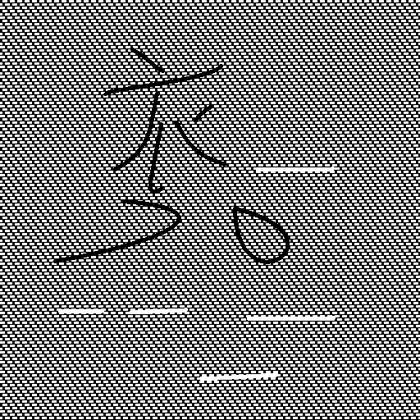
%> input picture wnn/wavelet/moban.bmp, 420 x 420 px, shrunk from 512 x 512 before the run
$ octave --eval "result = mysvd('../wavelet/moban.bmp');"   (GNU Octave 9; MATLAB toolbox functions it lacks are replaced by stand-ins)
%> lines starting %> are read from the running program, lines starting %| are printed output that depends on the picture
### wnn/wavelet/myimadjust.m
function B=myimadjust(A)
[m,n]=size(A);
   MIN=min(min(A));
    MAX=max(max(A));
    for i=1:m
        for j=1:n
            A(i,j)=A(i,j)-MIN;
            B(i,j)=A(i,j)*255/(MAX-MIN);
        end
    end


### wnn/svd/mysvd.m
function [period,patternA,svdmodle,svdmap] = mysvd(img)
%> called with img = '../wavelet/moban.bmp'
I=imread(img);
%> I is the input picture: size 420x420 uint8; min 0, max 255, mean 123
[~ , ~ , chs] = size(I) ;
%> chs = 1
 if chs > 1
     I = rgb2gray(I) ;
 end
 I = double(I) ;
%> I: size 420x420 double
%I=resize(i,64/size(i,2));
%I=imrotate(I,-270); %defect10j.png需要旋转
[row,column]=size(I);
%> row = 420; column = 420
x=reshape(I',1,row*column);%生成一个行向量作为信号x；按列取值
[U,S,V]=svds(I,2);  %先求出对原矩阵的分解 减少计算复杂度；
%> U = 420 rows, first 12: [-0.0602 -0.0817; -0.0642 -0.0824; -0.0244 -0.0383; -0.0408 0.0529; -0.0651 0.0662; -0.0423 0.0454; -0.023 -8.41e-05; -0.0643 0.0158; -0.0578 0.0184; -0.0114 -0.0115; -0.0623 -0.0848; -0.0635 -0.0837]; S = [56254.5 0; 0 24253]; V = 420 rows, first 12: [-0.0488 0.0724; -0.0487 0.0745; -0.0495 0.000324; -0.0488 -0.0606; -0.0496 -0.0555; -0.0492 -0.0128; -0.0495 -0.0137; -0.0498 0.0416; -0.0487 0.0745; -0.0497 0.0577; -0.0485 -0.0607; -0.0487 -0.0602]
svdmodle=U(:,1)*S(1,1)*V(:,1)';
svdmap=I-svdmodle;
svdmap=myimadjust(svdmap);
%> in myimadjust, `MIN=min(min(A));`: MIN = -194
%> in myimadjust, `MAX=max(max(A));`: MAX = 210.6
%> after the loop in myimadjust, `for i=1:m`:
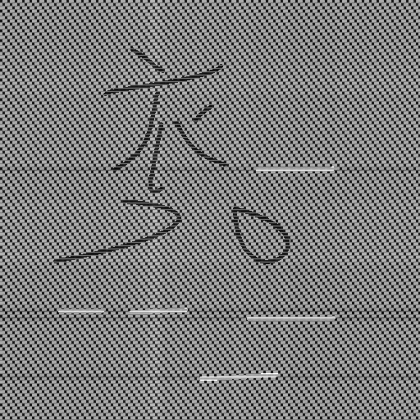
%> B: size 420x420 double; min 0, max 255, mean 122.3
maxp=1-S(2,2)/S(1,1);  %p-spectrum  用来求得最大值
%> maxp = 0.569
period=1;
patternA=I;
p=[];
p(1)=maxp;
for k=2:row/4     %输入图像的row个行
    rowx=fix(row/k);
    A=zeros(rowx,k*column);
    for i=1:rowx   %重排；
        A(i,:)=x((k*i-k)*column+1:k*i*column);
    end
    if(mod(row,k)~=0)
        B=zeros(rowx+1,k*column);
       B(1:rowx,:)=A;
       B(rowx+1,:)=[x(k*rowx*column+1:end),A(rowx,((row-rowx*k))*column+1:end)];
       A=B;
    end
    [U,S,V]=svds(A,2);
    s=U(:,1)*S(1,1)*V(:,1)';
    if size(S,1)<=1
       break
    end
    p(k)=1-S(2,2)/S(1,1);  %p-spectrum  用来求得最大值
    if p(k)>maxp
        maxp=p;
        svdmodle=s;
        period=k;
        patternA=A;
         period;
         maxp;
    end
end
%> this loop made 104 passes
%> (S, maxp) on passes 1, 2, 6, 8: ([53217.2 0; 0 21702.5], [0.569 0.592]), ([51808.2 0; 0 19473.3], [0.569 0.592 0.624]), ([51773.3 0; 0 19443.5], [0.569 0.592 0.624 0.619 0.572 0.62 0.624]), ([51959.6 0; 0 19494.9], [0.569 0.592 0.624 0.619 0.572 0.62 0.624 0.621 0.625])
%> S on passes 3, 4, 5, 7, 9, 10: [51962 0; 0 19823], [52261.1 0; 0 22343.2], [51798.6 0; 0 19672.7], [52103.6 0; 0 19762.8], [53126.3 0; 0 22562.1], [52399 0; 0 20080.4]
%> pass 1, in mysvd, `patternA=A;`:
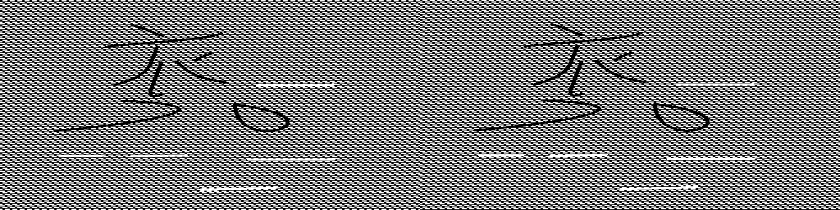
%> patternA: size 210x840 double; min 0, max 255, mean 123; mean of the top-left, top-right, bottom-left and bottom-right quarters 122.1, 121.9, 124, 124.1
%> pass 2, in mysvd, `patternA=A;`:
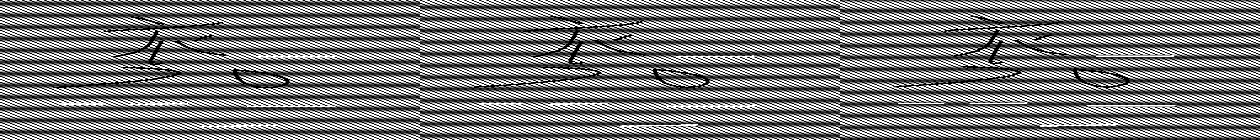
%> patternA: size 140x1260 double; min 0, max 255, mean 123; mean of the top-left, top-right, bottom-left and bottom-right quarters 121.1, 122.9, 123.7, 124.4
%> after the loop, maxp = 59 values, max 0.87 at index 59, min 0.439 at index 54, mean 0.593; p = 105 values, max 0.87 at index 59, min 0.426 at index 64, mean 0.579
%> (the run ends here)

$ run again, on wnn/wavelet/model3.jpg
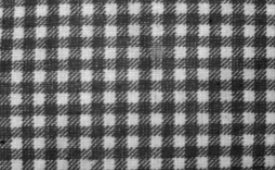
%> input picture wnn/wavelet/model3.jpg, 275 x 170 px
%> in mysvd, I is the input picture: size 170x275x3 uint8; min 9, max 233, mean 109
%> in mysvd, `[U,S,V]=svds(I,2);`: U = 170 rows, first 12: [-0.0553 -0.00744; -0.0566 -0.0132; -0.0605 -0.0393; -0.0724 -0.0921; -0.0859 -0.14; -0.0939 -0.144; -0.0967 -0.107; -0.098 -0.0717; -0.1 -0.0562; -0.103 -0.0666; -0.101 -0.054; -0.0992 -0.0269]; S = [25632.2 0; 0 2452]; V = 275 rows, first 12: [-0.0502 0.0332; -0.0448 0.0452; -0.041 0.062; -0.0365 0.0576; -0.0368 0.062; -0.0393 0.074; -0.0391 0.0752; -0.0382 0.0661; -0.0397 0.0613; -0.0421 0.0672; -0.0471 0.0944; -0.0594 0.146]
%> MIN = -113.4
%> MAX = 120
%> after the loop in myimadjust, `for i=1:m`:
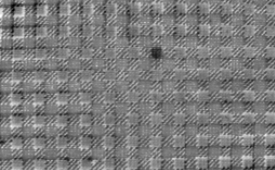
%> B: size 170x275 double; min 0, max 255, mean 123.9
%> maxp = 0.904
%> the loop in mysvd, `for k=2:row/4` made 41 passes
%> S on passes 1 to 8: [25611.9 0; 0 2562.5], [25658 0; 0 2707.9], [25707.5 0; 0 2934.5], [25496.6 0; 0 3257.3], [25795.1 0; 0 3597.2], [25841.9 0; 0 3904.4], [25888.5 0; 0 4096.3], [25356 0; 0 4489.6]
%> pass 3, in mysvd, `A=B;`:
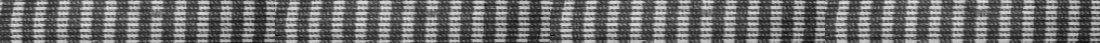
%> A: size 43x1100 double; min 9, max 233, mean 109.1
%> after the loop in mysvd, `for k=2:row/4`: p = 42 values, max 0.904 at index 1, min 0.743 at index 33, mean 0.811; period = 1
